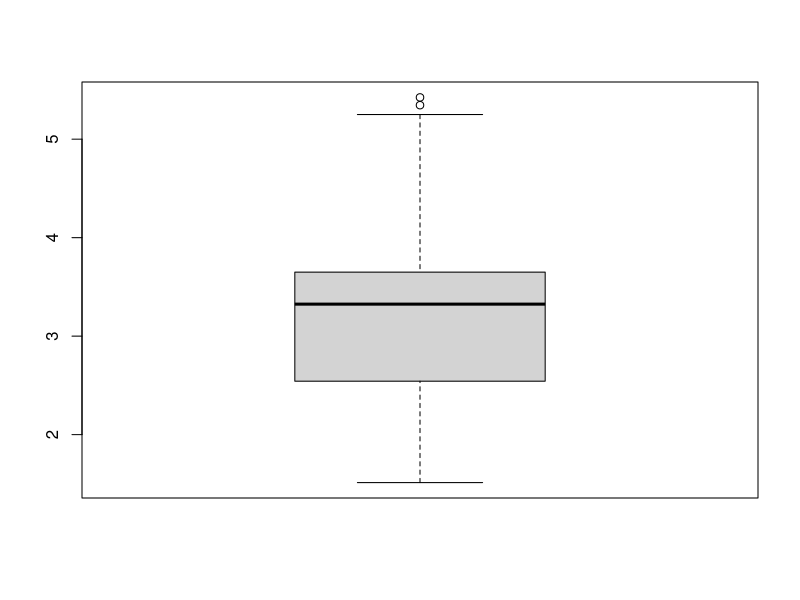
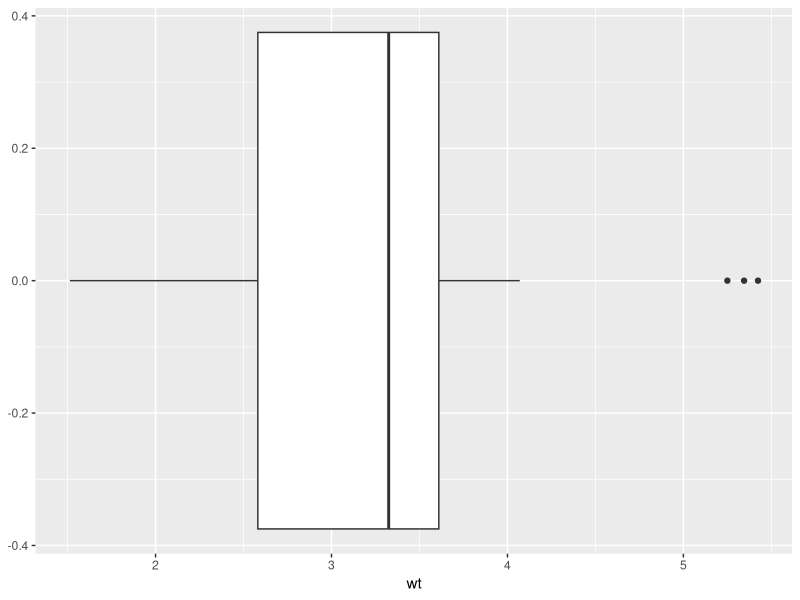

The R script that drew these images, in order: (Note: this script raises an error after producing the figures.)
## ---- chunk 1
knitr::opts_chunk$set(echo = TRUE)
## ---- chunk 2
library(tidyverse)

attach(mtcars)
#head(mtcars)

#check whether your variable is distributed normally. 

#base R
boxplot(wt)

#tidyverse 
ggplot(mtcars, aes(x=wt))+geom_boxplot()

+coord_flip()

#base R
hist(wt)

#tidyverse
ggplot(mtcars, aes(x=wt))+geom_histogram(fill="red", color="black", bins=15)
## ---- chunk 3

mean(wt)

# One-sample t-test (note; df=n-1)
#H_0: mu=2, versus mu not equal to 2
alpha=0.05

#percentile for my quantile 
quant = 1-alpha/2
n <-32

#the critical value for t (i.e quantile for td-distribution)
qt(quant, n-1)

res <- t.test(wt, mu = 2)
res

#If we think we have a direction of the effect then how can we code this

#this will change the quantile.

quant_one = 1-alpha 
qt(quant_one, n-1)

res2 <- t.test(wt, mu = 2, alternative= "greater")
res2




## ---- chunk 4
#independent two-sample t-test
data<-tibble(vs, wt)

group2<-data %>% filter(vs==0) #vshaped engine
group1<-data %>% filter(vs==1) #straight engine



se1<-sd(group1$wt)/sqrt(length(group1$vs)) #(the std.err are comparable)
se2<-sd(group2$wt)/sqrt(length(group2$vs))

#default is two sided Welch test (unequal variances)
t.test(group1$wt, group2$wt)

#two sided pooled t-test
t.test(group1$wt, group2$wt, var.equal = TRUE)

#we can change the nature of the difference by adding mu=

